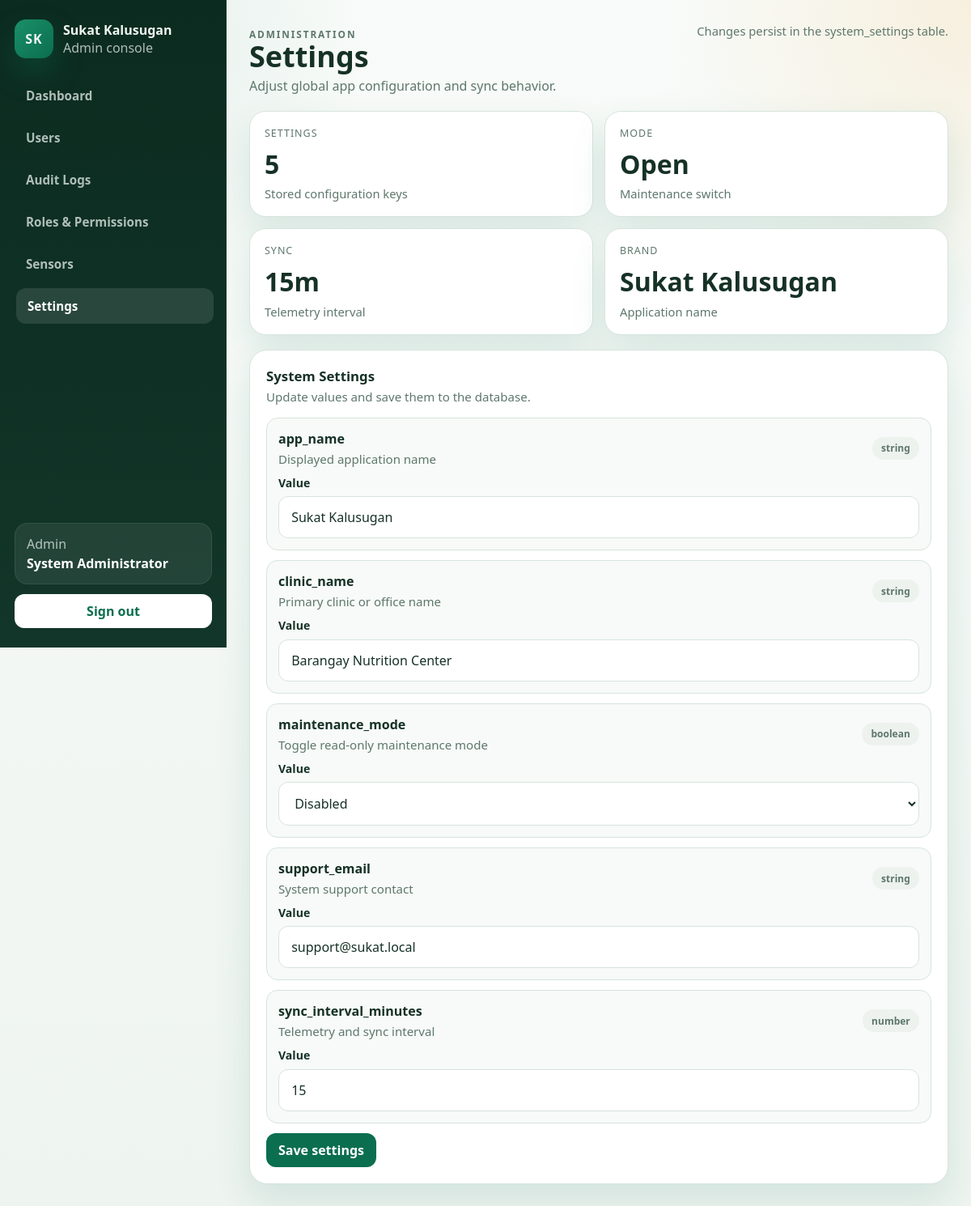
Screenshot of /admin/settings.php (signed in) with the database file from the repository.
### tables this page shows
CREATE TABLE IF NOT EXISTS system_settings (
    id              INT UNSIGNED AUTO_INCREMENT PRIMARY KEY,
    setting_key     VARCHAR(100) NOT NULL UNIQUE,
    setting_value   TEXT NOT NULL,
    value_type      ENUM('string','number','boolean','json') NOT NULL DEFAULT 'string',
    description     VARCHAR(255) NULL,
    updated_at      TIMESTAMP DEFAULT CURRENT_TIMESTAMP ON UPDATE CURRENT_TIMESTAMP
);

### public_html/includes/auth_middleware.php (called while the page is built, shortened)
<?php
function app_base_path(): string
{
    $scriptName = str_replace('\\', '/', (string)($_SERVER['SCRIPT_NAME'] ?? ''));
    $routeMarkers = ['/api/', '/admin/', '/nutritionist/', '/parent/', '/kiosk/', '/auth/'];
    foreach ($routeMarkers as $marker) {
        $position = strpos($scriptName, $marker);
        if ($position !== false) {
            return rtrim(substr($scriptName, 0, $position), '/');
        }
    }
    return rtrim(dirname($scriptName), '/');
}
function app_url(string $path = ''): string
{
    $basePath = app_base_path();
    $normalizedPath = '/' . ltrim($path, '/');
    if ($basePath === '' || $basePath === '/') {
        return $normalizedPath;
    }
    return $basePath . $normalizedPath;
}
function current_user(): ?array
{
    return $_SESSION['auth'];
}

### public_html/admin/settings.php (the view, shortened to what this page needs)
<?php
require_once __DIR__ . '/../includes/admin_helpers.php';
$settings = admin_fetch_all('SELECT setting_key, setting_value, value_type, description FROM system_settings ORDER BY setting_key ASC');
$settingMap = [];
foreach ($settings as $setting) {
    $settingMap[$setting['setting_key']] = $setting;
}
$actions = '<div class="admin-muted-block">Changes persist in the system_settings table.</div>';
admin_layout_start('Settings', 'Adjust global app configuration and sync behavior.', 'settings', $actions);
?>
<section class="admin-grid-cards">
    <article class="admin-card">
        <div class="admin-stat-label">Settings</div>
        <div class="admin-stat-value"><?php echo count($settings); ?></div>
        <div class="admin-stat-note">Stored configuration keys</div>
    </article>
    <article class="admin-card">
        <div class="admin-stat-label">Mode</div>
        <div class="admin-stat-value"><?php echo (($settingMap['maintenance_mode']['setting_value'] ?? '0') === '1') ? 'Locked' : 'Open'; ?></div>
        <div class="admin-stat-note">Maintenance switch</div>
    </article>
    <article class="admin-card">
        <div class="admin-stat-label">Sync</div>
        <div class="admin-stat-value"><?php echo admin_e((string)($settingMap['sync_interval_minutes']['setting_value'] ?? '15')); ?>m</div>
        <div class="admin-stat-note">Telemetry interval</div>
    </article>
    <article class="admin-card">
        <div class="admin-stat-label">Brand</div>
        <div class="admin-stat-value"><?php echo admin_e((string)($settingMap['app_name']['setting_value'] ?? 'App')); ?></div>
        <div class="admin-stat-note">Application name</div>
    </article>
</section>
<section class="admin-section">
    <div class="admin-section-head">
        <div>
            <h2 class="admin-section-title">System Settings</h2>
            <p class="admin-section-subtitle">Update values and save them to the database.</p>
        </div>
    </div>
    <form method="post" class="admin-list">
        <?php foreach ($settings as $setting): ?>
            <?php
            $isBoolean = $setting['value_type'] === 'boolean';
            $isNumber = $setting['value_type'] === 'number';
            ?>
            <div class="admin-check-card">
                <div class="admin-section-head" style="margin-bottom:10px;">
                    <div>
                        <h3 class="admin-section-title" style="font-size:1rem;"><?php echo admin_e($setting['setting_key']); ?></h3>
                        <p class="admin-section-subtitle"><?php echo admin_e($setting['description'] ?? ''); ?></p>
                    </div>
                    <span class="admin-pill is-muted"><?php echo admin_e($setting['value_type']); ?></span>
                </div>
                <label class="admin-field">
                    <span>Value</span>
                    <?php if ($isBoolean): ?>
                        <select name="setting[<?php echo admin_e($setting['setting_key']); ?>]">
                            <option value="0" <?php echo $setting['setting_value'] === '0' ? 'selected' : ''; ?>>Disabled</option>
                        </select>
                    <?php else: ?>
                        <input type="<?php echo $isNumber ? 'number' : 'text'; ?>" name="setting[<?php echo admin_e($setting['setting_key']); ?>]" value="<?php echo admin_e($setting['setting_value']); ?>">
                    <?php endif; ?>
                </label>
            </div>
        <?php endforeach; ?>
        <div>
            <button class="admin-btn" type="submit">Save settings</button>
        </div>
    </form>
</section>
<?php
admin_layout_end();

### public_html/includes/admin_helpers.php (shortened to what this page needs)
<?php
require_once __DIR__ . '/auth_middleware.php';
function admin_e(string $value): string
{
    return htmlspecialchars($value, ENT_QUOTES, 'UTF-8');
}
function admin_nav_items(): array
{
    return [
        ['key' => 'dashboard', 'label' => 'Dashboard', 'href' => app_url('/admin/dashboard.php')],
        ['key' => 'users', 'label' => 'Users', 'href' => app_url('/admin/users.php')],
        ['key' => 'audit_logs', 'label' => 'Audit Logs', 'href' => app_url('/admin/audit_logs.php')],
        ['key' => 'roles_permissions', 'label' => 'Roles & Permissions', 'href' => app_url('/admin/roles_permissions.php')],
        ['key' => 'sensors', 'label' => 'Sensors', 'href' => app_url('/admin/sensors.php')],
        ['key' => 'settings', 'label' => 'Settings', 'href' => app_url('/admin/settings.php')],
    ];
}
function admin_bind_params(mysqli_stmt $stmt, string $types, array &$params): void
{
    if ($types === '' || $params === []) {
        return;
    }
}
function admin_fetch_all(string $sql, string $types = '', array $params = []): array
{
    $conn = get_db_connection();
    $stmt = mysqli_prepare($conn, $sql);
    admin_bind_params($stmt, $types, $params);
    mysqli_stmt_execute($stmt);
    $result = mysqli_stmt_get_result($stmt);
    $rows = [];
    if ($result instanceof mysqli_result) {
        while ($row = mysqli_fetch_assoc($result)) {
            $rows[] = $row;
        }
    }
    return $rows;
}
function admin_layout_start(string $title, string $subtitle, string $activeSection, string $actionsHtml = ''): void
{
    $currentUser = current_user();
    $userName = $currentUser['name'] ?? 'Administrator';
    $userRole = $currentUser['role'] ?? 'admin';
    $navItems = admin_nav_items();
    $logoutUrl = app_url('/api/auth/logout.php');
    echo '<!doctype html>';
    echo '<html lang="en">';
    echo '<head>';
    echo '<link rel="stylesheet" href="' . admin_e(app_url('/assets/css/app.css')) . '">';
    echo '<link rel="stylesheet" href="' . admin_e(app_url('/assets/css/admin.css')) . '">';
    echo '</head>';
    echo '<body class="admin-page">';
    echo '<div class="admin-shell">';
    echo '<aside class="admin-sidebar" data-admin-sidebar>';
    echo '<div class="admin-brand">';
    echo '<div class="admin-brand-mark">SK</div>';
    echo '<div>';
    echo '<div class="admin-brand-name">Sukat Kalusugan</div>';
    echo '<div class="admin-brand-sub">Admin console</div>';
    echo '</div>';
    echo '</div>';
    echo '<nav class="admin-nav">';
    foreach ($navItems as $item) {
        $isActive = $item['key'] === $activeSection ? ' is-active' : '';
        echo '<a class="admin-nav-link' . $isActive . '" href="' . admin_e($item['href']) . '">' . admin_e($item['label']) . '</a>';
    }
    echo '</nav>';
    echo '<div class="admin-sidebar-footer">';
    echo '<div class="admin-session-card">';
    echo '<div class="admin-session-role">' . admin_e(ucfirst($userRole)) . '</div>';
    echo '<div class="admin-session-name">' . admin_e($userName) . '</div>';
    echo '</div>';
    echo '<a class="admin-logout" href="' . admin_e($logoutUrl) . '">Sign out</a>';
    echo '</div>';
    echo '</aside>';
    echo '<div class="admin-main">';
    echo '<header class="admin-topbar">';
    echo '<div class="admin-pagehead">';
    echo '<p class="admin-kicker">Administration</p>';
    echo '<h1>' . admin_e($title) . '</h1>';
    echo '<p>' . admin_e($subtitle) . '</p>';
    echo '</div>';
    echo '<div class="admin-topbar-actions">' . $actionsHtml . '</div>';
    echo '</header>';
    echo '<main class="admin-content">';
}
function admin_layout_end(): void
{
    echo '</main>';
    echo '</div>';
    echo '</div>';
    echo '</body>';
    echo '</html>';
}

### public_html/assets/css/app.css (style rules this page uses)
:root { --bg: #f4f7f5; --surface: #ffffff; --surface-alt: #edf7f1; --border: #d8e4dd; --text: #173126; --muted: #5f766c; --primary: #0b6e4f; --primary-strong: #07513a; --accent: #f2a93b; --error: #c93b3b; --shadow: 0 30px 80px rgba(11, 110, 79, 0.12); --radius-xl: 32px; --radius-lg: 22px; --radius-md: 14px; --radius-sm: 10px; --font-display: "Trebuchet MS", "Segoe UI", sans-serif; --font-body: "Segoe UI", "Helvetica Neue", Arial, sans-serif; }
* { box-sizing: border-box; }
html, body { margin: 0; min-height: 100%; }
body { font-family: var(--font-body); color: var(--text); background: radial-gradient( circle at top left, rgba(11, 110, 79, 0.16), transparent 34% ), radial-gradient( circle at right 20%, rgba(242, 169, 59, 0.16), transparent 28% ), linear-gradient(180deg, #f7faf8 0%, var(--bg) 100%); }
a { color: inherit; }
button, input, textarea, select { font: inherit; }

### rows the page displays
system_settings: setting_value "15", setting_key "sync_interval_minutes", description "Telemetry and sync interval", value_type "number"
system_settings: setting_value "Sukat Kalusugan", setting_key "app_name", description "Displayed application name", value_type "string"
system_settings: setting_key "clinic_name", description "Primary clinic or office name", value_type "string", setting_value "Barangay Nutrition Center"
system_settings: setting_key "maintenance_mode", description "Toggle read-only maintenance mode", value_type "boolean", setting_value+setting_key "Disabled"
system_settings: setting_key "support_email", description "System support contact", value_type "string", setting_value "support@sukat.local"

### other values shown
admin_e($item['label']) "Dashboard"
admin_e($item['label']) "Users"
admin_e($item['label']) "Audit Logs"
admin_e($item['label']) "Roles & Permissions"
admin_e($item['label']) "Sensors"
admin_e($item['label']) "Settings"
admin_e(ucfirst($userRole)) "Admin"
admin_e($userName) "System Administrator"
admin_e($title) "Settings"
admin_e($subtitle) "Adjust global app configuration and sync behavior."
count($settings) "5"
